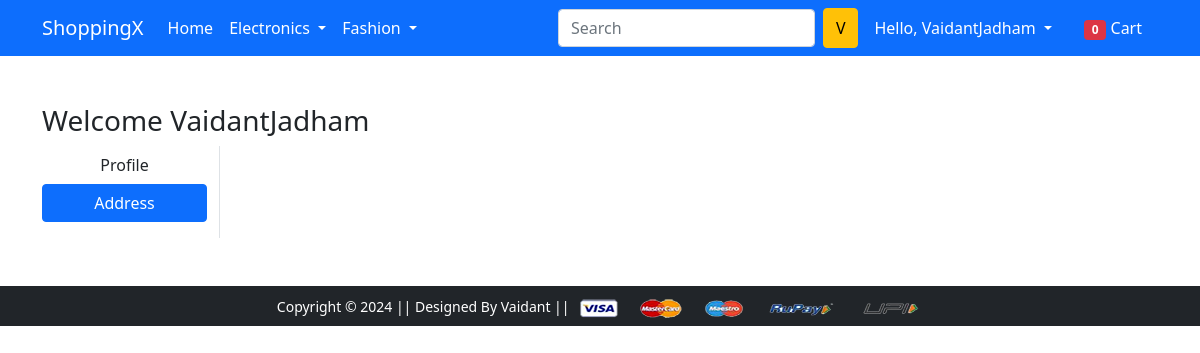
/address/ (signed in), run on an earlier commit of the app's database.
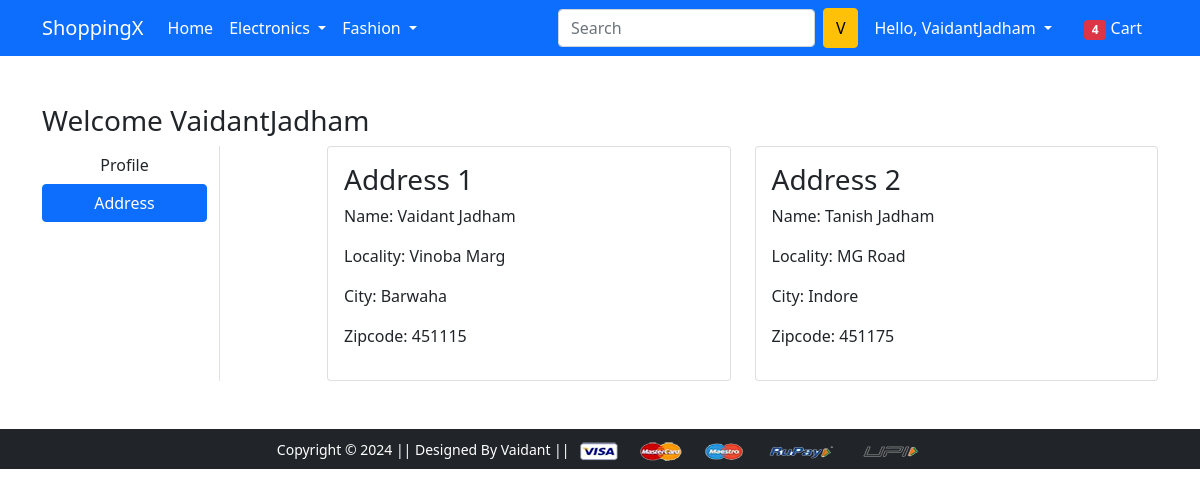
And on a later commit of the database.
### app/models.py (models this page shows, shortened)
class Customer(models.Model):
    user = models.ForeignKey(User,on_delete=models.CASCADE)
    name = models.CharField(max_length=100)
    locality = models.CharField(max_length=200)
    city = models.CharField(max_length=50)
    zipcode = models.CharField(max_length=6)
    state = models.CharField(choices = STATE_CHOICES, max_length=100)

### app/views.py (the view)
# urls.py: path('address/', views.address, name='address'),
@login_required
def address(request):
    addr = Customer.objects.filter(user = request.user)
    return render(request, 'app/address.html',{'addr':addr,'active':'btn-primary'})

### app/context_processors.py (called while the page is built)
def cart_count(request):
    if request.user.is_authenticated:
        cart_item_count = Cart.objects.filter(user=request.user).count()
    else:
        cart_item_count = 0
    return {'cart_count': cart_item_count}

### app/templates/app/address.html (shortened to what this page needs)
{% extends 'app/base.html' %}
{% load static %}
{% block main-content %}
<div class="container my-5">
 <div class="row">
 <h3>Welcome {{request.user}}</h3>
  <div class="col-sm-2 border-end">
   <ul class="list-unstyled">
    <li class="d-grid"><a href="{% url 'profile' %}" class="btn ">Profile</a></li>
    <li class="d-grid"><a href="{% url 'address' %}" class="btn {{active}}">Address</a></li>
   </ul>
  </div>
  <div class="col-sm-9 offset-sm-1">
   <div class="row">
    {% for ad in addr  %}
    <div class="col-sm-6">
     <div class="card">
      <div class="card-body">
       <h3>Address {{forloop.counter}}</h3>
       <p>Name: {{ad.name}}</p>
       <p>Locality: {{ad.locality}}</p>
       <p>City: {{ad.city}}</p>
       <p>Zipcode: {{ad.zipcode}}</p>
      </div>
     </div>
    </div>
    {% endfor %}
   </div>
  </div>
 </div>
</div>
{% endblock main-content %}

### app/templates/app/base.html (shortened to what this page needs)
<!doctype html>
{% load static %}
<html lang="en">
  <head>
    <link href="https://cdn.jsdelivr.net/npm/bootstrap@5.0.0-beta1/dist/css/bootstrap.min.css" rel="stylesheet">
    <link rel="stylesheet" href="{% static 'app/css/owl.carousel.min.css' %}">
    <link rel="stylesheet" href="{% static 'app/css/all.min.css' %}">
    <link rel="stylesheet" href="{% static 'app/css/style.css' %}">
  </head>
  <body>
    <nav class="navbar navbar-expand-lg navbar-dark bg-primary">
     <div class="container">
       <a class="navbar-brand" href="/">ShoppingX</a>
       <div class="collapse navbar-collapse" id="navbarSupportedContent">
         <ul class="navbar-nav me-auto mb-2 mb-lg-0">
           <li class="nav-item">
             <a class="nav-link active" aria-current="page" href="/">Home</a>
           </li>
           <li class="nav-item dropdown">
             <a class="nav-link dropdown-toggle text-white" href="#" id="electronicsDropdown" role="button" data-bs-toggle="dropdown" aria-expanded="false">
               Electronics
             </a>
           </li>
           <li class="nav-item dropdown">
             <a class="nav-link dropdown-toggle text-white" href="#" id="fashionDropdown" role="button" data-bs-toggle="dropdown" aria-expanded="false">
               Fashion
             </a>
           </li>
         </ul>
         <form class="d-flex">
           <input class="form-control me-2" type="search" placeholder="Search" aria-label="Search">
         </form>
         <div>
          <ul class="navbar-nav me-auto mb-2 mb-lg-0">
            {% if request.user.is_authenticated %}
            <button class="btn btn-warning" type="submit">{{ request.user.username|slice:":1"|upper }}</button>
           <li class="nav-item dropdown mx-2">
              <a class="nav-link dropdown-toggle text-white" href="#" id="profileDropdown" role="button" data-bs-toggle="dropdown" aria-expanded="false">
                Hello, {{request.user.username|capfirst}}
              </a>
            </li>
            <li class="nav-item mx-2">
             <a href="{% url 'show_cart' %}" class="nav-link text-white"><span class="badge bg-danger">{{cart_count}}</span> Cart </a>
            </li>
            {% endif %}
          </ul>
         </div>
       </div>
     </div>
    </nav>
    {% block main-content %} {% endblock main-content %}
    <footer class="container-fluid bg-dark text-center p-2 mt-5">
        <small class="text-white">Copyright &copy; 2024 || Designed By Vaidant || </small>
        <img src="{% static 'app/images/payment.png' %}" alt="" srcset="" class="img-fluid" height="2px">
    </footer>
  </body>
</html>

What changed in the data, as far as the page shows it:
added Customer: name "Vaidant Jadham", locality "Vinoba Marg", city "Barwaha", zipcode "451115"
added Customer: name "Tanish Jadham", locality "MG Road", city "Indore", zipcode "451175"
Also different on the page:
{{ cart_count }}: "0" → "4"
